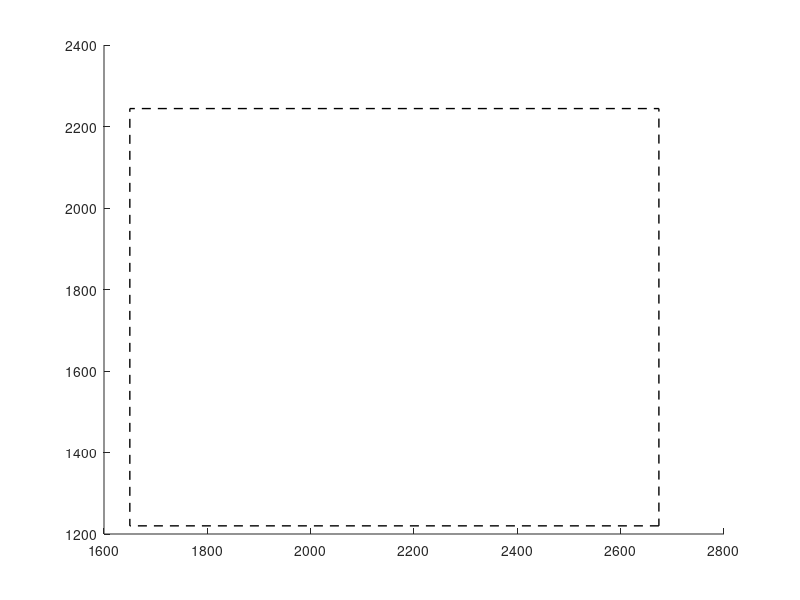

Here is the MATLAB script that generated this plot:
%% script Bank

%% add ROI onto image
        Nx0 = 1650 ;
        Ny0 = 1220 ;
        Nx  = 2^10 ;
        Ny  = 2^10 ;
        
        rectangle('Position',[Nx0,Ny0,Nx,Ny],...
         'LineWidth',1,'LineStyle','--')